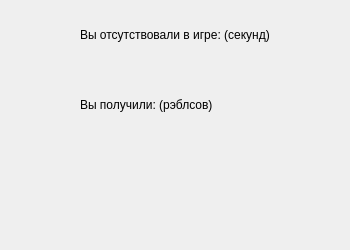
<?xml version="1.0" encoding="UTF-8"?>
<ui version="4.0">
 <class>PauseDialog</class>
 <widget class="QDialog" name="PauseDialog">
  <property name="geometry">
   <rect>
    <x>0</x>
    <y>0</y>
    <width>350</width>
    <height>250</height>
   </rect>
  </property>
  <property name="windowTitle">
   <string>Dialog</string>
  </property>
  <widget class="QLabel" name="label">
   <property name="geometry">
    <rect>
     <x>80</x>
     <y>20</y>
     <width>190</width>
     <height>30</height>
    </rect>
   </property>
   <property name="text">
    <string>Вы отсутствовали в игре: (секунд)</string>
   </property>
  </widget>
  <widget class="QLabel" name="label_absence_time">
   <property name="geometry">
    <rect>
     <x>90</x>
     <y>50</y>
     <width>160</width>
     <height>40</height>
    </rect>
   </property>
   <property name="font">
    <font>
     <pointsize>12</pointsize>
    </font>
   </property>
   <property name="text">
    <string/>
   </property>
  </widget>
  <widget class="QLabel" name="label_2">
   <property name="geometry">
    <rect>
     <x>80</x>
     <y>90</y>
     <width>190</width>
     <height>30</height>
    </rect>
   </property>
   <property name="text">
    <string>Вы получили: (рэблсов)</string>
   </property>
  </widget>
  <widget class="QLabel" name="label_absence_cash">
   <property name="geometry">
    <rect>
     <x>90</x>
     <y>130</y>
     <width>160</width>
     <height>40</height>
    </rect>
   </property>
   <property name="font">
    <font>
     <pointsize>12</pointsize>
    </font>
   </property>
   <property name="text">
    <string/>
   </property>
  </widget>
 </widget>
 <resources/>
 <connections/>
</ui>
